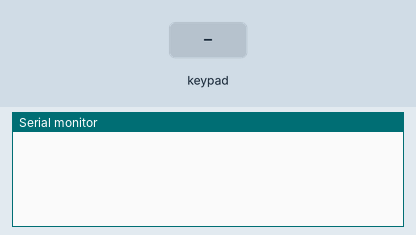
Simulated run of this sketch. Board: Arduino Uno, built with avr-gcc and run on an emulated ATmega328P. Parts: the last lines printed to the serial monitor. Wiring (inferred from the names in the program): 4×4 keypad with keys 1 2 3 A 4 5 6 B 7 8 9 C * 0 # D (labels assumed): rows pin 7, pin 6, pin 5, pin 4; columns pin 3, pin 2, A0, A1. Inputs (shaded band) come from the test bench.

Above: at 1.2 s.
1.3 s: key '1' pressed
At 1.7 s:
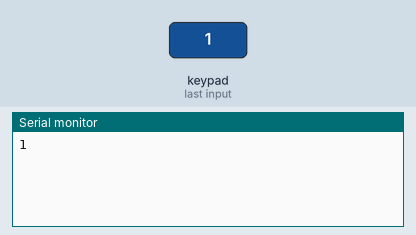
2.8 s: keypad keys 1 2 # pressed 0.4 s apart
At 4.7 s:
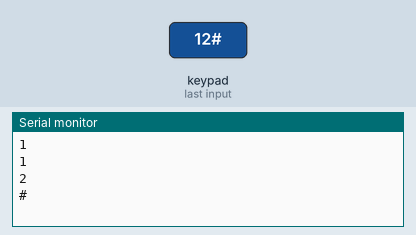
5.5 s: key 'A' pressed
At 6.1 s:
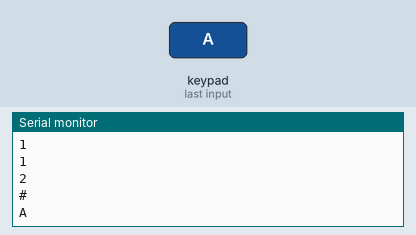
7.0 s: keypad keys 1 2 * pressed 0.4 s apart
At 9.1 s:
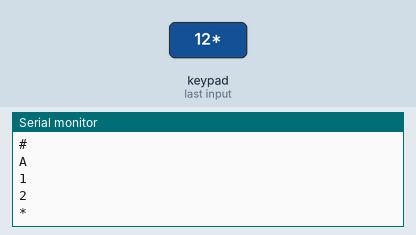
9.7 s: key 'B' pressed
At 10.5 s:
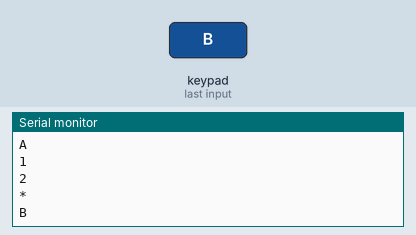
11.2 s: keypad keys 1 2 D pressed 0.4 s apart
At 13.5 s:
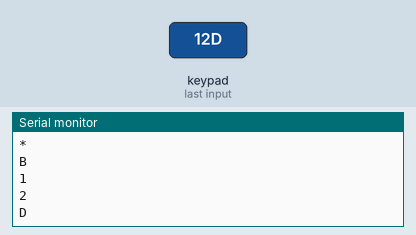

The sketch:

keypadSerial.ino
```cpp
int r1=7,r2=6,r3=5,r4=4 ;
int c1=3,c2=2,c3=A0,c4=A1  ;
void setup()
{ // rows as OUTPUT , Columns as INPUT
  pinMode(r1,OUTPUT); pinMode(r2,OUTPUT);pinMode(r3,OUTPUT);pinMode(r4,OUTPUT);
  pinMode(c1,INPUT);  pinMode(c2,INPUT); pinMode(c3,INPUT); pinMode(c4,INPUT);
  Serial.begin(9600); // open serial port at 9600 baud rate
  // make all column pins as HIGH
  digitalWrite(c1,HIGH);  digitalWrite(c2,HIGH);
  digitalWrite(c3,HIGH);  digitalWrite(c4,HIGH);
}
void loop(){
  //Check for ROW1
  digitalWrite(r1,LOW);   digitalWrite(r2,HIGH);
  digitalWrite(r3,HIGH);  digitalWrite(r4,HIGH);
  if(digitalRead(c1)==LOW){ Serial.println("1"); delay(300);  }
  if(digitalRead(c2)==LOW){ Serial.println("2"); delay(300);  }
  if(digitalRead(c3)==LOW){ Serial.println("3"); delay(300);  }
  if(digitalRead(c4)==LOW){ Serial.println("A"); delay(300);  }

  //Check for ROW2
  digitalWrite(r1,HIGH);   digitalWrite(r2,LOW);
  digitalWrite(r3,HIGH);   digitalWrite(r4,HIGH);
  if(digitalRead(c1)==LOW){ Serial.println("4"); delay(300);  }
  if(digitalRead(c2)==LOW){ Serial.println("5"); delay(300);  }
  if(digitalRead(c3)==LOW){ Serial.println("6"); delay(300);  }
  if(digitalRead(c4)==LOW){ Serial.println("B"); delay(300);  }

  //Check for ROW3
  digitalWrite(r1,HIGH);   digitalWrite(r2,HIGH);
  digitalWrite(r3,LOW);    digitalWrite(r4,HIGH);
  if(digitalRead(c1)==LOW){ Serial.println("7"); delay(300);  }
  if(digitalRead(c2)==LOW){ Serial.println("8"); delay(300);  }
  if(digitalRead(c3)==LOW){ Serial.println("9"); delay(300);  }
  if(digitalRead(c4)==LOW){ Serial.println("C"); delay(300);  }

  //Check for ROW4
  digitalWrite(r1,HIGH);   digitalWrite(r2,HIGH);
  digitalWrite(r3,HIGH);   digitalWrite(r4,LOW);
  if(digitalRead(c1)==LOW){ Serial.println("*"); delay(300);  }
  if(digitalRead(c2)==LOW){ Serial.println("0"); delay(300);  }
  if(digitalRead(c3)==LOW){ Serial.println("#"); delay(300);  }
  if(digitalRead(c4)==LOW){ Serial.println("D"); delay(300);  }
}
```

Measured:
- after the input at 1.3 s, the serial monitor: prints a new line at once (image 1)
- after the input at 2.8 s, the serial monitor: prints a new line after 0.40 s (image 2)
- after the input at 5.5 s, the serial monitor: prints a new line at once (image 3)
- after the input at 7.0 s, the serial monitor: prints a new line at once (image 4)
- after the input at 9.7 s, the serial monitor: prints a new line at once (image 5)
- after the input at 11.2 s, the serial monitor: prints a new line at once (image 6)
